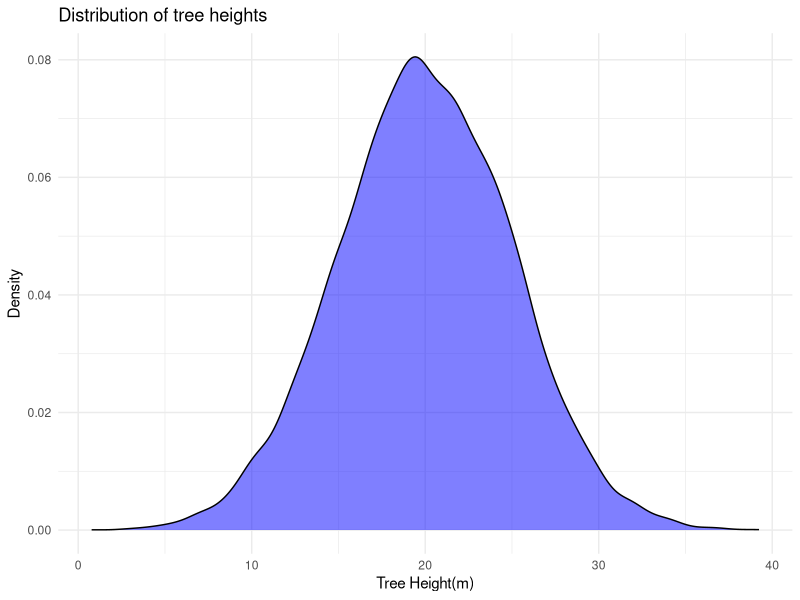
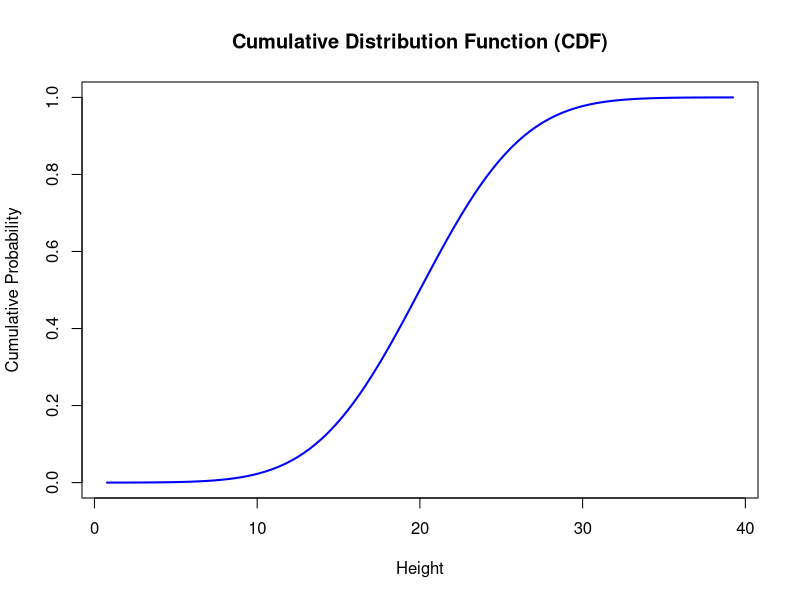
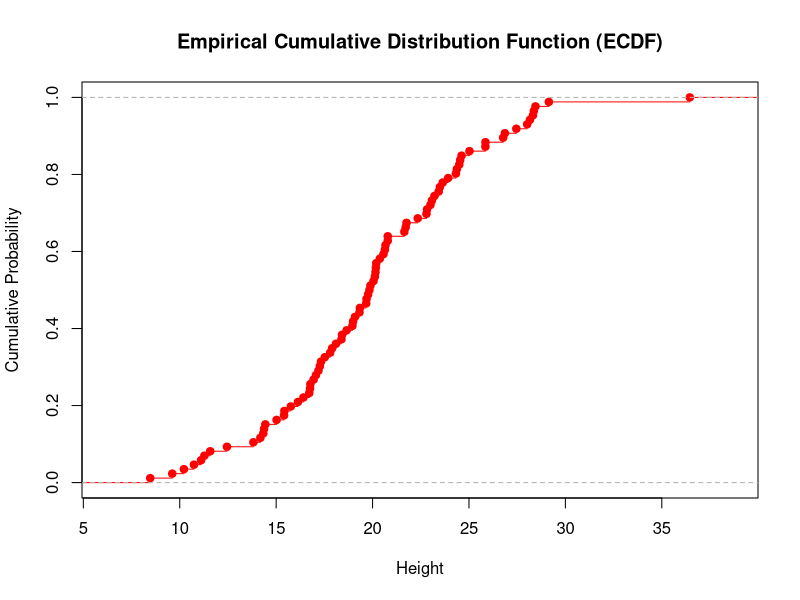
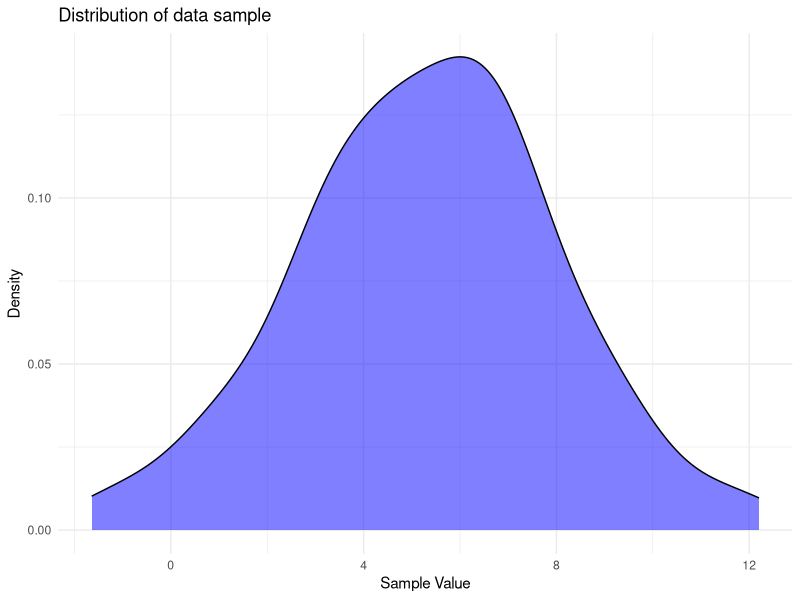
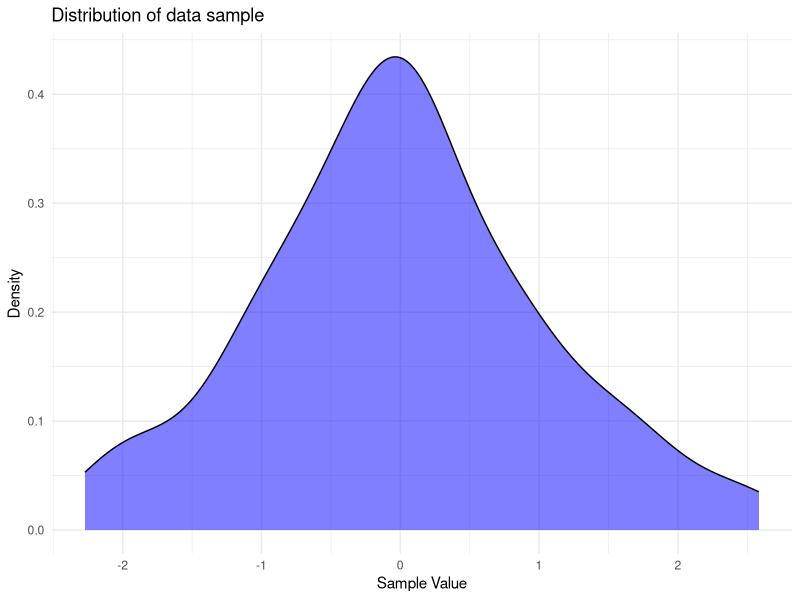
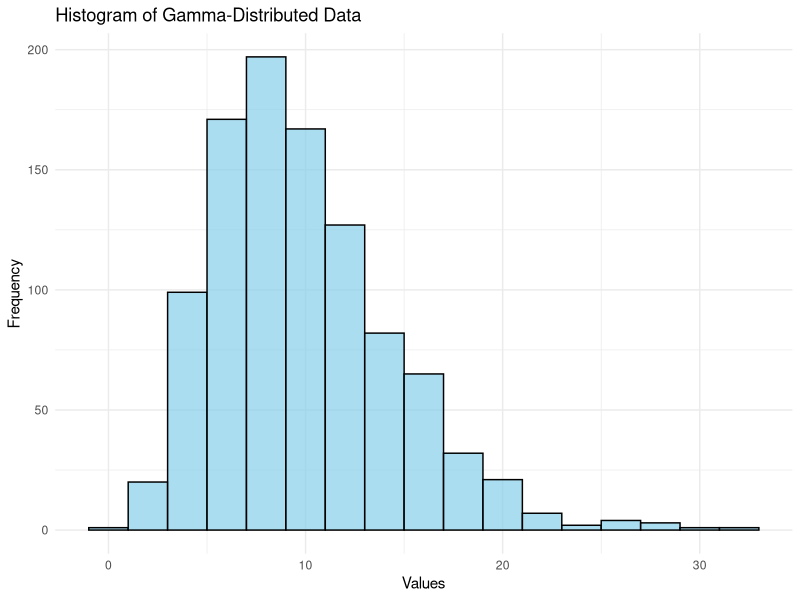
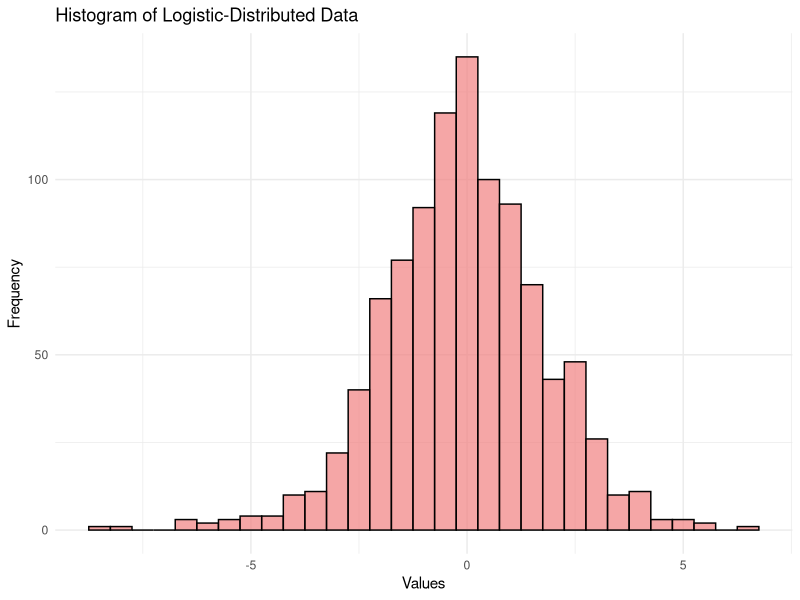
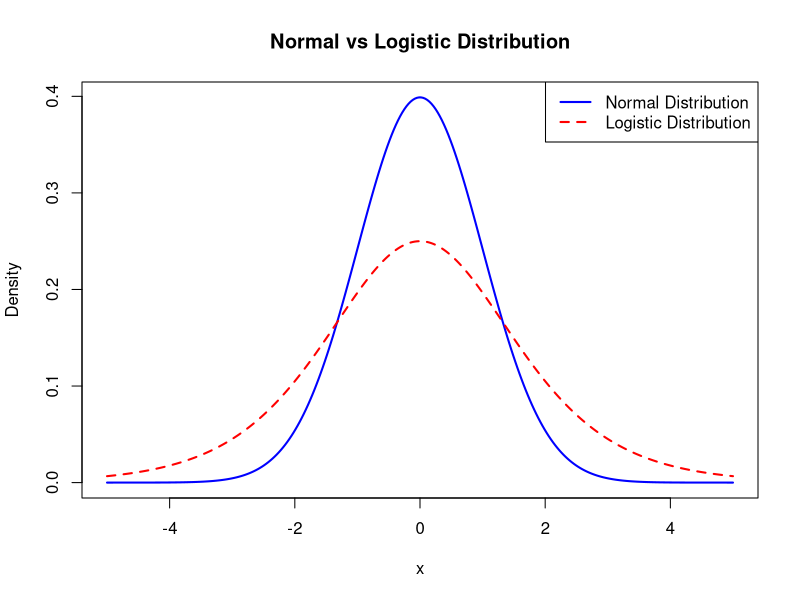

Recreate these plots in R, in order.
## ---- chunk 1
# Seed for reproducibility
set.seed(123)

# A population of 12500 oak trees 
population_heights <- rnorm(12500, mean = 20, sd=5)
head(population_heights)
## ---- chunk 2
# Randomly select 86 trees 
sample_heights <- sample(population_heights, size=86, replace = FALSE)
tail(sample_heights)
## ---- chunk 3
# Mean and standard deviation of the entire population
population_stats <- c(
  Mean = mean(population_heights),
  SD = sd(population_heights)
)

population_stats
## ---- chunk 4
# Mean and standard deviation of the sample
sample_stats <- c(
  Mean = mean(sample_heights),
  SD = sd(sample_heights)
)

sample_stats
## ---- chunk 5
# Set seed for reproducibility 
set.seed(76)

# Simulate the data collection
farm_population_pH <- rnorm(n = 5342, mean=3.61, sd=0.8)
head(farm_population_pH)
## ---- chunk 6
# Set seed for reproducibility 
set.seed(76)

# Simulate the data collection
farm_population_pH <- rnorm(n = 5342, mean=3.61, sd=0.8)
head(farm_population_pH)
## ---- chunk 7
population_stats <- c(
  Mean = mean(farm_population_pH),
  standard_deviation = sd(farm_population_pH)
)

population_stats # show the results
## ---- chunk 8
farm_sample_pH <- sample(farm_population_pH, 
                         size = 65, 
                         replace = FALSE)
head(farm_sample_pH)
## ---- chunk 9
sample_stats <- c(
  Mean = mean(farm_sample_pH),
  standard_deviation = (sd(farm_sample_pH))
)

sample_stats # show the results
## ---- chunk 10
library(ggplot2)

# Create a data frame from the data 
oak_df <- data.frame(Height = population_heights)

# Plot the density plot 
ggplot(oak_df, 
       aes(x = Height)) + 
  geom_density(fill = "blue", alpha=0.5) + 
  labs(
    title = "Distribution of tree heights",
    x = "Tree Height(m)",
    y = "Density"
  ) + 
  theme_minimal()
## ---- chunk 11
sample_heights <- sample(population_heights, size=86, replace = FALSE)
## ---- chunk 12
tail(sample_heights)
## ---- chunk 13
x <- seq(min(population_heights), max(population_heights), length = 100)
cdf_values <- pnorm(x, mean = mean(population_heights), sd = sd(population_heights))

plot(x, cdf_values, type="l", col="blue", lwd=2, 
     xlab="Height", ylab="Cumulative Probability", 
     main="Cumulative Distribution Function (CDF)")
## ---- chunk 14
# calculate CDF 
CDF <- ecdf(sample_heights)

# draw the cdf plot
plot(CDF,
     main="Empirical Cumulative Distribution Function (ECDF)", 
     xlab="Height", ylab="Cumulative Probability", col="red")
## ---- chunk 15
set.seed(1)

data <- rnorm(100, mean=5, sd=3)
df <- data.frame(data)
# Plot the data
ggplot(df, 
       aes(x = data)) + 
  geom_density(fill = "blue", alpha=0.5) + 
  labs(
    title = "Distribution of data sample",
    x = "Sample Value",
    y = "Density"
  ) + 
  theme_minimal()
## ---- chunk 16
set.seed(100)

data <- rnorm(100, mean=0, sd=1)
df <- data.frame(data)
# Plot the data
ggplot(df, 
       aes(x = data)) + 
  geom_density(fill = "blue", alpha=0.5) + 
  labs(
    title = "Distribution of data sample",
    x = "Sample Value",
    y = "Density"
  ) + 
  theme_minimal()
## ---- chunk 17
# Load necessary library
library(ggplot2)

# Generate random data from a gamma distribution
set.seed(42)  # Ensures reproducibility
gamma_data <- rgamma(1000, shape = 5, scale = 2)

# Visualize the data distribution
ggplot(data.frame(gamma_data), aes(x = gamma_data)) +
  geom_histogram(binwidth = 2, fill = "skyblue", color = "black", alpha = 0.7) +
  ggtitle("Histogram of Gamma-Distributed Data") +
  xlab("Values") + ylab("Frequency") +
  theme_minimal()
## ---- chunk 18
library(fitdistrplus)

# Fit a gamma distribution to the data
fit <- fitdist(gamma_data, "gamma")

# Print summary of the fit
summary(fit)
## ---- chunk 19
# Load necessary library
library(ggplot2)

# Generate random data from the logistic distribution
set.seed(42)  # Ensures reproducibility
logistic_data <- rlogis(1000, location = 0, scale = 1)

# Visualize the data distribution
ggplot(data.frame(logistic_data), aes(x = logistic_data)) +
  geom_histogram(binwidth = 0.5, fill = "lightcoral", color = "black", alpha = 0.7) +
  ggtitle("Histogram of Logistic-Distributed Data") +
  xlab("Values") + ylab("Frequency") +
  theme_minimal()
## ---- chunk 20
# Define x-axis range
x <- seq(-5, 5, length.out = 300)

# Compute density for normal and logistic distributions
normal_density <- dnorm(x, mean = 0, sd = 1)
logistic_density <- dlogis(x, location = 0, scale = 1)

# Plot the distributions
plot(x, normal_density, type = "l", lwd = 2, col = "blue", 
     ylab = "Density", xlab = "x", main = "Normal vs Logistic Distribution")
lines(x, logistic_density, lwd = 2, col = "red", lty = 2)
legend("topright", legend = c("Normal Distribution", "Logistic Distribution"),
       col = c("blue", "red"), lty = c(1, 2), lwd = 2)
## ---- chunk 21
# Simulating data
set.seed(42)
x <- rnorm(100)
y <- rbinom(100, 1, plogis(0.5 + 1.2 * x))  # Logistic function

# Fit logistic regression
logistic_model <- glm(y ~ x, family = binomial)

# Summary of model
summary(logistic_model)
